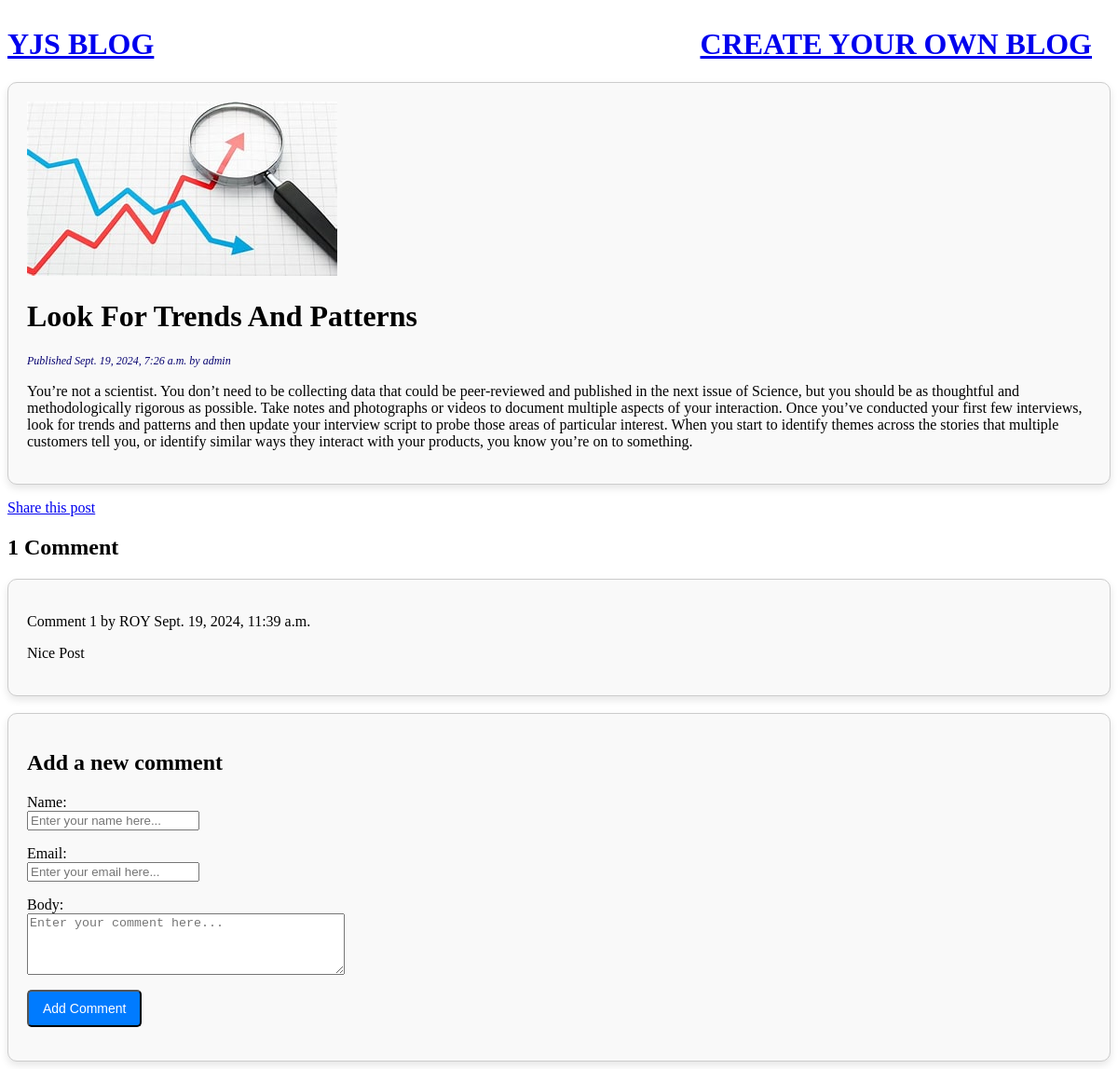
The page /2024/9/19/look-for-trends-and-patterns/ on the database its author committed.
### blog/models.py (models this page shows, shortened)
class Post(models.Model):
    class Status(models.TextChoices):
        DRAFT='DF','Draft'
        PUBLISHED='PB','Published'
    title=models.CharField(max_length=200)
    slug=models.CharField(max_length=200,unique_for_date='publish')
    body=models.TextField()
    author = models.CharField(max_length=80)
    email = models.EmailField()
    publish=models.DateTimeField(default=timezone.now)
    created=models.DateTimeField(auto_now_add=True)
    updated=models.DateTimeField(auto_now=True)
    status=models.CharField(max_length=2,choices=Status.choices,default=Status.DRAFT)
    image = models.ImageField(upload_to='products/')
    objects = models.Manager() # The default manager.
    published = PublishedManager()
    class Meta:
        ordering=['-publish']
        indexes=[models.Index(fields=['-publish']),]

class Comment(models.Model):
    post = models.ForeignKey(Post,
                             on_delete=models.CASCADE,
                             related_name='comments')
    name = models.CharField(max_length=80)
    email = models.EmailField()
    body = models.TextField()
    created = models.DateTimeField(auto_now_add=True)
    updated = models.DateTimeField(auto_now=True)
    active = models.BooleanField(default=True)
    class Meta:
        ordering = ['created']
        indexes = [
            models.Index(fields=['created']),
        ]

### blog/views.py (the view)
def post_detail(request, year, month, day, post):
    post = get_object_or_404(Post,
                             status=Post.Status.PUBLISHED,
                             slug=post,
                             publish__year=year,
                             publish__month=month,
                             publish__day=day)
    comments = post.comments.filter(active=True)
    form = CommentForm()
    return render(request,
 'blog/post/detail.html',
                  {'post': post,
                   'comments':comments,
                   'form':form})

### blog/forms.py
class CommentForm(forms.ModelForm):
    class Meta:
        model = Comment
        fields = ['name', 'email', 'body']  # Specify the fields you want in the form
        widgets = {
            'body': forms.Textarea(
                attrs={
                    'rows': 4,  # Set the number of rows (height)
                    'cols': 40,  # Set the number of columns (width)
                    'placeholder': 'Enter your comment here...',  # Add a placeholder
                    'class': 'form-group',  # Add CSS class for styling
                }
            ),
            'email': forms.EmailInput(
                attrs={
                    'placeholder': 'Enter your email here...',  # Add a placeholder
                    'class': 'form-group',  # Add CSS class for styling
                }
            ),
            'name': forms.TextInput(
                attrs={
                    'placeholder': 'Enter your name here...',  # Add a placeholder
                    'class': 'form-group',  # Add CSS class for styling
                }
            )
        }

### blog/templates/blog/post/detail.html (shortened to what this page needs)
 {% extends "blog/base.html" %}
 {% block content %}
 <div class="blog-card">
    <div class="blog-content">
    <img src='{{post.image.url }}' alt="Blog Image"  class="blog-image1">
  <h1>{{ post.title |title}}</h1>
  <p class="date">
    Published {{ post.publish }} by {{post.author}}
  </p>
  {{ post.body|linebreaks }}
</div>
</div>
   <p>
    <a href="{% url "blog:post_share" post.id %}">
      Share this post
    </a>
  </p>
   {% with comments.count as total_comments %}
    <h2>
      {{ total_comments }} Comment{{ total_comments|pluralize }}
    </h2>
  {% endwith %}
  <div class="blog-list">
 <div class="blog-card">
    <div class="blog-content">
    {% for comment in comments %}
    <div class="comment">
       <p class="info">
        Comment {{ forloop.counter }} by {{ comment.name }}
        {{ comment.created }}
      </p>
      {{ comment.body|linebreaks }}
    </div>
  {% empty %}
    <p>There are no comments.</p>
  {% endfor %}
  </div>
</div>
</div>
 <div class="blog-card">
    <div class="blog-content">
   {% include "blog/post/includes/comment_form.html" %}
    </div>
</div>
 {% endblock %}

### blog/static/css/blog.css (style rules this page uses)
.blog-card { display: flex; flex-direction: column; border: 1px solid #ccc; padding: 20px; border-radius: 10px; box-shadow: 0 4px 8px rgba(0, 0, 0, 0.1); background-color: #f9f9f9; }
p.date { color: #060270; font-family: georgia, serif; font-size: 12px; font-style: italic; }
.form-group { display: flex; flex-direction: column; margin-bottom: 15px; }

### rows shown on the page
Post: image (picture), title "Look For Trends And Patterns", publish "Sept. 19, 2024, 7:26 a.m.", author "admin", body "You’re not a scientist. You don’t need to be collecting data that could be peer-reviewed and published in the next issue of Science, but you should be as thoughtful and methodologically rigorous as possible. Take notes and photographs or videos to document multiple aspects of your interaction. Once you’ve conducted your first few interviews, look for trends and patterns and then update your interview script to probe those areas of particular interest. When you start to identify themes across the stories that multiple customers tell you, or identify similar ways they interact with your products, you know you’re on to something."
Comment: name "ROY", created "Sept. 19, 2024, 11:39 a.m.", body "Nice Post"

### other values the page prints
{{ total_comments }} "1"
